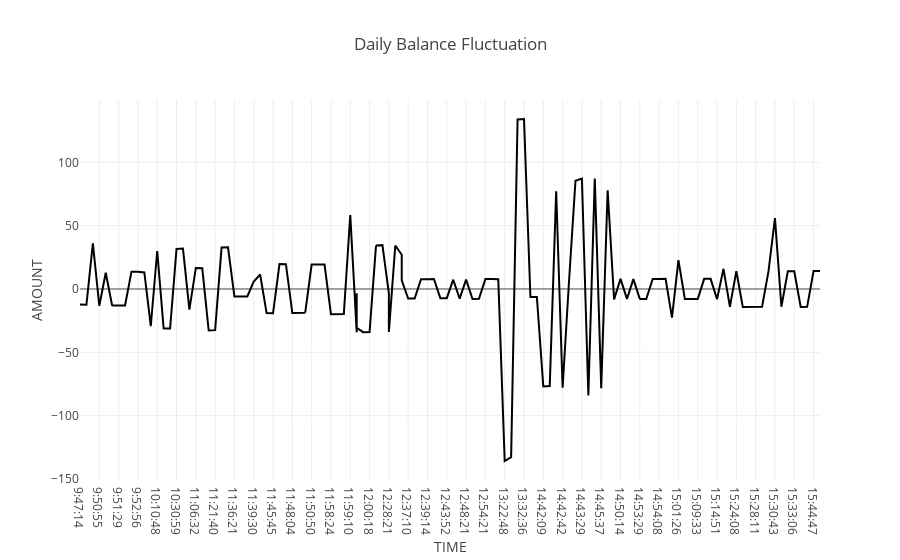

Notebook cell for this chart:
### Code cell
#craeting simple line chart plotly.express 
px.line(df, x = 'TIME', y = 'AMOUNT', title = 'Daily Balance Fluctuation')

### Figure 1 — Plotly figure (JSON) as saved in the notebook; plotly's stock layout.template omitted (floating-point values rounded to 4 significant figures; data arrays with more than 128 entries replaced by an {"elided": "..."} marker saying what was removed)
{"data": [{"hovertemplate": "TIME=%{x}<br>AMOUNT=%{y}<extra></extra>", "legendgroup": "", "line": {"color": "#000001", "dash": "solid"}, "marker": {"symbol": "circle"}, "mode": "lines", "name": "", "orientation": "v", "showlegend": false, "type": "scatter", "x": {"elided": "702 str values"}, "xaxis": "x", "y": {"elided": "702 str values"}, "yaxis": "y"}], "layout": {"legend": {"tracegroupgap": 0}, "title": {"text": "Daily Balance Fluctuation"}, "xaxis": {"anchor": "y", "domain": [0, 1], "title": {"text": "TIME"}}, "yaxis": {"anchor": "x", "domain": [0, 1], "title": {"text": "AMOUNT"}}}}
